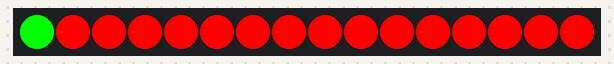
This program was run on a simulated Raspberry Pi (BCM pin numbers). Shown: 16 RGB LEDs in strip order, left to right. At 1.9 s the program stops and its outputs stay as they are.

Above: at 0.17 s.
At 0.78 s:
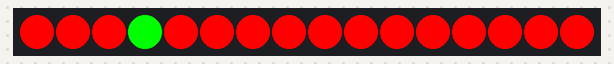
At 1.69 s:
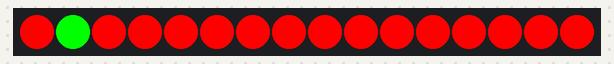

The program:

test.py
```python
#!/bin/env python3

import board, neopixel
from time import sleep

leds = 16

# PIN 18
pix = neopixel.NeoPixel(board.D18, leds)

# Reset all leds
def reset():
    for ledNumber in range(0, leds):
        pix[ledNumber] = (0, 0, 0)

def setLed(n, x, y, z):
    pix[n] = (x,y,0)

reset()

for a in range(0,leds):
    pix[a] = (255, 0, 0)

currentLed = 0
count = 1

while count <= 10:
    if currentLed == 16:
        currentLed = 0
        count += 1

    pix[currentLed] = (0, 255, 0)
    pix[currentLed - 1] = (255, 0, 0)
    currentLed += 1
    sleep(0.01)

reset()
```
